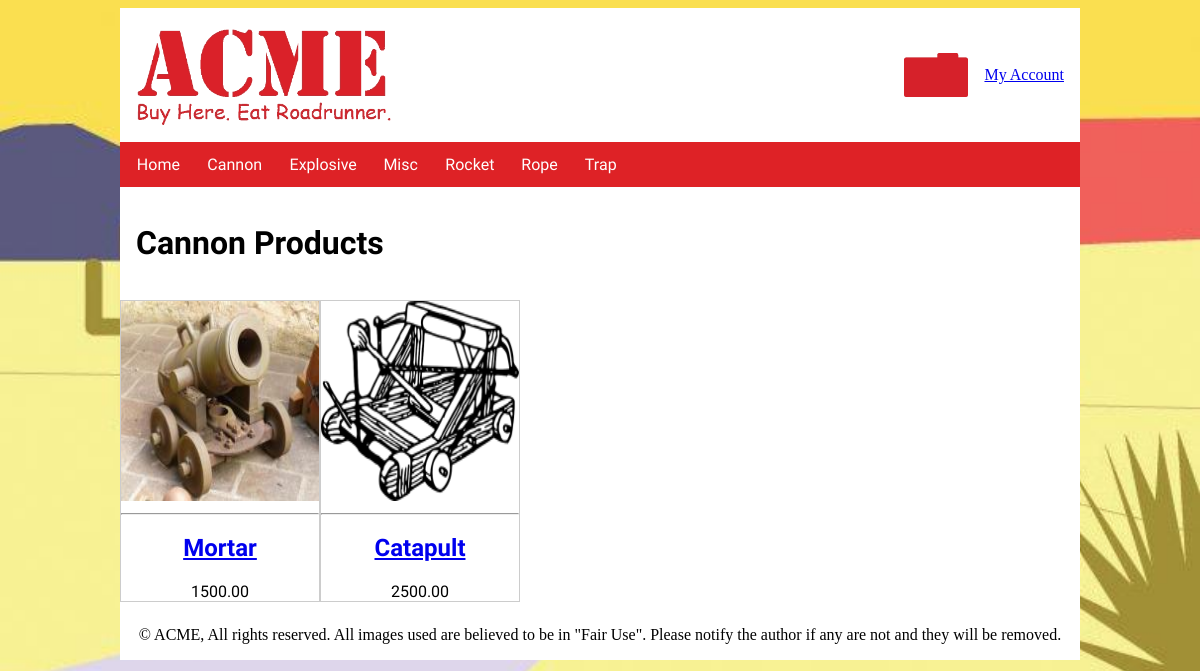
Page /products/?action=category&categoryName=Cannon on the committed database.
### tables this page shows
CREATE TABLE `categories` (
  `categoryId` int(10) UNSIGNED NOT NULL,
  `categoryName` varchar(30) NOT NULL
);

CREATE TABLE `inventory` (
  `invId` int(10) UNSIGNED NOT NULL,
  `invName` varchar(50) NOT NULL DEFAULT '',
  `invDescription` text NOT NULL,
  `invImage` varchar(50) NOT NULL DEFAULT '',
  `invThumbnail` varchar(50) NOT NULL DEFAULT '',
  `invPrice` decimal(10,2) NOT NULL DEFAULT 0.00,
  `invStock` smallint(6) NOT NULL DEFAULT 0,
  `invSize` smallint(6) NOT NULL DEFAULT 0,
  `invWeight` smallint(6) NOT NULL DEFAULT 0,
  `invLocation` varchar(35) NOT NULL DEFAULT '',
  `categoryId` int(10) UNSIGNED NOT NULL,
  `invVendor` varchar(20) NOT NULL DEFAULT '',
  `invStyle` varchar(20) NOT NULL DEFAULT ''
);

### model/acme-model.php (called while the page is built, shortened)
<?php
function getCategories(){
 $db = acmeConnect();
 $sql = 'SELECT categoryId,categoryName FROM categories ORDER BY categoryName ASC';
 $stmt = $db->prepare($sql);
 $stmt->execute();
 $categories = $stmt->fetchAll();
 return $categories;
}

### model/products-model.php (called while the page is built, shortened)
<?php
function getProductsByCategoryName($categoryName){
    $db = acmeConnect();
    $sql = 'SELECT * FROM inventory WHERE categoryId IN (SELECT categoryId FROM categories WHERE categoryName = :categoryName)';
    $stmt = $db->prepare($sql);
    $stmt->bindValue(':categoryName', $categoryName, PDO::PARAM_STR);
    $stmt->execute();
    $products = $stmt->fetchAll(PDO::FETCH_ASSOC);
    return $products;
   }

### products/index.php (the view, shortened to what this page needs)
<?php
 require_once '../model/acme-model.php';
 require_once '../model/products-model.php';
   require_once '../library/functions.php';
     $categories = getCategories();
     $navigation = navigation($categories);
$action = filter_input(INPUT_POST, 'action');
if ($action == NULL){
    $action = filter_input(INPUT_GET, 'action');
}
switch ($action){
   case 'category':
    $categoryName = filter_input(INPUT_GET, 'categoryName', FILTER_SANITIZE_STRING);
    $products = getProductsByCategoryName($categoryName);
    if(!count($products)){
     $message = "<p class='notice'>Sorry, no $categoryName products could be found.</p>";
    } else {
     $prodDisplay = buildProductsDisplay($products);
    }
 include '../view/category.php';
  break;
  }

### library/functions.php (shortened to what this page needs)
<?php
function navigation($categories){
    $navList = '<ul class="nav_flex flex_vertical">';
    $navList .= "<li><a href='/acme/index.php' title='View the Acme home page'>Home</a></li>";
    foreach ($categories as $category) {
    $navList .= "<li><a href='/acme/products/?action=category&categoryName="
    .urlencode($category['categoryName']).
    "' title='View our $category[categoryName] product line'>$category[categoryName]</a></li>";
    }
    $navList .= '</ul>';
    return $navigation = $navList;
}
   function buildProductsDisplay($products){
    $pd = '<ul id="prod-display" class="clean_li">';
    foreach ($products as $product) {
     $pd .= '<li>';
     $pd .= "<a href='/acme/products/?action=description&invId=" .  ($product['invId']) . "'><img src='$product[invThumbnail]' alt='Image of $product[invName] on Acme.com'></a>";
     $pd .= '<hr>';
     $pd .= "<a href='/acme/products/?action=description&invId=" .  ($product['invId'])."'>";
     $pd .= "<h2>$product[invName]</h2>";
     $pd .= '</a>';
     $pd .= "<span>$product[invPrice]</span>";
     $pd .= '</li>';
    }
    $pd .= '</ul>';
    return $pd;
   }

### css/homeStyle.css (style rules this page uses)
html { box-sizing: border-box; }
*, *:before, *:after { box-sizing: inherit; }
.clean_li { list-style-type: none; }
.bg { background-image: url("../images/site/background.jpg"); background-size:cover; background-repeat: no-repeat; background-attachment: fixed; }
h1,h2,h3,h4,h5,h6,nav li { font-family: 'Irish Grover', cursive; }
li { font-family: 'Roboto', sans-serif; }
body { width:80%; max-width:100%; margin-left:auto; margin-right:auto; }
nav ul { padding:0; margin:0; list-style-type:none; }
nav ul li { margin:0; padding:0; }
nav ul li a { margin: 0; padding:.8rem 2%; color:white; text-decoration:none; display:block; }
.bg_color { background-color:#ffffff; }
@media screen and (min-width:10rem) { .flex_vertical { display:flex; flex-direction:column; align-items:center; } }
@media screen and (min-width:10rem) { #prod-display { margin: 0; padding: 0; display: flex; flex-direction: column; } }
@media screen and (min-width:10rem) { #prod-display li { margin-bottom: .5em; border: 1px #ccc solid; list-style-type: none; flex: 1 1 auto; } }
@media screen and (min-width:10rem) { #prod-display li img { width: 100%; height: 200px; } }
@media (min-width:30rem) { .nav_flex { display: flex; flex-wrap: wrap; justify-content: space-between; flex-direction: row; align-content: flex-start; max-width: 50%; margin-left: 1rem; } }
@media (min-width:30rem) { #prod-display { flex-flow: row wrap; justify-content: flex-start; } }
@media (min-width:30rem) { #prod-display li { max-width: 200px; flex: 1 0 auto; text-align: center; max-height: 400px; } }

### rows in the picture
categories: categoryName "Cannon"
categories: categoryName "Explosive"
categories: categoryName "Misc"
categories: categoryName "Rocket"
categories: categoryName "Rope"
categories: categoryName "Trap"
inventory: invThumbnail (picture), invName "Mortar", invPrice "1500.00"
inventory: invThumbnail (picture), invName "Catapult", invPrice "2500.00"

### other values in the picture
$categoryName "Cannon"
